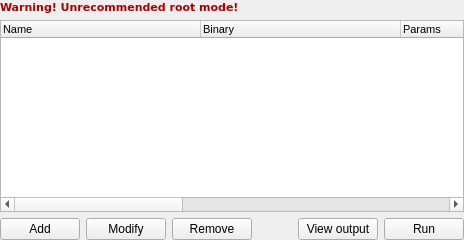
          <widget class="QWidget" name="page_profiles">
           <layout class="QVBoxLayout" name="verticalLayout_2">
            <property name="leftMargin">
             <number>0</number>
            </property>
            <property name="topMargin">
             <number>0</number>
            </property>
            <property name="rightMargin">
             <number>0</number>
            </property>
            <property name="bottomMargin">
             <number>0</number>
            </property>
            <item>
             <widget class="QLabel" name="label_rootWarrning">
              <property name="palette">
               <palette>
                <active>
                 <colorrole role="WindowText">
                  <brush brushstyle="SolidPattern">
                   <color alpha="255">
                    <red>170</red>
                    <green>0</green>
                    <blue>0</blue>
                   </color>
                  </brush>
                 </colorrole>
                 <colorrole role="Button">
                  <brush brushstyle="SolidPattern">
                   <color alpha="255">
                    <red>170</red>
                    <green>0</green>
                    <blue>0</blue>
                   </color>
                  </brush>
                 </colorrole>
                 <colorrole role="Light">
                  <brush brushstyle="SolidPattern">
                   <color alpha="255">
                    <red>255</red>
                    <green>0</green>
                    <blue>0</blue>
                   </color>
                  </brush>
                 </colorrole>
                 <colorrole role="Midlight">
                  <brush brushstyle="SolidPattern">
                   <color alpha="255">
                    <red>212</red>
                    <green>0</green>
                    <blue>0</blue>
                   </color>
                  </brush>
                 </colorrole>
                 <colorrole role="Dark">
                  <brush brushstyle="SolidPattern">
                   <color alpha="255">
                    <red>85</red>
                    <green>0</green>
                    <blue>0</blue>
                   </color>
                  </brush>
                 </colorrole>
                 <colorrole role="Mid">
                  <brush brushstyle="SolidPattern">
                   <color alpha="255">
                    <red>113</red>
                    <green>0</green>
                    <blue>0</blue>
                   </color>
                  </brush>
                 </colorrole>
                 <colorrole role="Text">
                  <brush brushstyle="SolidPattern">
                   <color alpha="255">
                    <red>255</red>
                    <green>0</green>
                    <blue>0</blue>
                   </color>
                  </brush>
                 </colorrole>
                 <colorrole role="BrightText">
                  <brush brushstyle="SolidPattern">
                   <color alpha="255">
                    <red>255</red>
                    <green>255</green>
                    <blue>255</blue>
                   </color>
                  </brush>
                 </colorrole>
                 <colorrole role="ButtonText">
                  <brush brushstyle="SolidPattern">
                   <color alpha="255">
                    <red>170</red>
                    <green>0</green>
                    <blue>0</blue>
                   </color>
                  </brush>
                 </colorrole>
                 <colorrole role="Base">
                  <brush brushstyle="SolidPattern">
                   <color alpha="255">
                    <red>255</red>
                    <green>255</green>
                    <blue>255</blue>
                   </color>
                  </brush>
                 </colorrole>
                 <colorrole role="Window">
                  <brush brushstyle="SolidPattern">
                   <color alpha="255">
                    <red>170</red>
                    <green>0</green>
                    <blue>0</blue>
                   </color>
                  </brush>
                 </colorrole>
                 <colorrole role="Shadow">
                  <brush brushstyle="SolidPattern">
                   <color alpha="255">
                    <red>0</red>
                    <green>0</green>
                    <blue>0</blue>
                   </color>
                  </brush>
                 </colorrole>
                 <colorrole role="AlternateBase">
                  <brush brushstyle="SolidPattern">
                   <color alpha="255">
                    <red>212</red>
                    <green>127</green>
                    <blue>127</blue>
                   </color>
                  </brush>
                 </colorrole>
                 <colorrole role="ToolTipBase">
                  <brush brushstyle="SolidPattern">
                   <color alpha="255">
                    <red>255</red>
                    <green>255</green>
                    <blue>220</blue>
                   </color>
                  </brush>
                 </colorrole>
                 <colorrole role="ToolTipText">
                  <brush brushstyle="SolidPattern">
                   <color alpha="255">
                    <red>0</red>
                    <green>0</green>
                    <blue>0</blue>
                   </color>
                  </brush>
                 </colorrole>
                </active>
                <inactive>
                 <colorrole role="WindowText">
                  <brush brushstyle="SolidPattern">
                   <color alpha="255">
                    <red>170</red>
                    <green>0</green>
                    <blue>0</blue>
                   </color>
                  </brush>
                 </colorrole>
                 <colorrole role="Button">
                  <brush brushstyle="SolidPattern">
                   <color alpha="255">
                    <red>170</red>
                    <green>0</green>
                    <blue>0</blue>
                   </color>
                  </brush>
                 </colorrole>
                 <colorrole role="Light">
                  <brush brushstyle="SolidPattern">
                   <color alpha="255">
                    <red>255</red>
                    <green>0</green>
                    <blue>0</blue>
                   </color>
                  </brush>
                 </colorrole>
                 <colorrole role="Midlight">
                  <brush brushstyle="SolidPattern">
                   <color alpha="255">
                    <red>212</red>
                    <green>0</green>
                    <blue>0</blue>
                   </color>
                  </brush>
                 </colorrole>
                 <colorrole role="Dark">
                  <brush brushstyle="SolidPattern">
                   <color alpha="255">
                    <red>85</red>
                    <green>0</green>
                    <blue>0</blue>
                   </color>
                  </brush>
                 </colorrole>
                 <colorrole role="Mid">
                  <brush brushstyle="SolidPattern">
                   <color alpha="255">
                    <red>113</red>
                    <green>0</green>
                    <blue>0</blue>
                   </color>
                  </brush>
                 </colorrole>
                 <colorrole role="Text">
                  <brush brushstyle="SolidPattern">
                   <color alpha="255">
                    <red>255</red>
                    <green>0</green>
                    <blue>0</blue>
                   </color>
                  </brush>
                 </colorrole>
                 <colorrole role="BrightText">
                  <brush brushstyle="SolidPattern">
                   <color alpha="255">
                    <red>255</red>
                    <green>255</green>
                    <blue>255</blue>
                   </color>
                  </brush>
                 </colorrole>
                 <colorrole role="ButtonText">
                  <brush brushstyle="SolidPattern">
                   <color alpha="255">
                    <red>170</red>
                    <green>0</green>
                    <blue>0</blue>
                   </color>
                  </brush>
                 </colorrole>
                 <colorrole role="Base">
                  <brush brushstyle="SolidPattern">
                   <color alpha="255">
                    <red>255</red>
                    <green>255</green>
                    <blue>255</blue>
                   </color>
                  </brush>
                 </colorrole>
                 <colorrole role="Window">
                  <brush brushstyle="SolidPattern">
                   <color alpha="255">
                    <red>170</red>
                    <green>0</green>
                    <blue>0</blue>
                   </color>
                  </brush>
                 </colorrole>
                 <colorrole role="Shadow">
                  <brush brushstyle="SolidPattern">
                   <color alpha="255">
                    <red>0</red>
                    <green>0</green>
                    <blue>0</blue>
                   </color>
                  </brush>
                 </colorrole>
                 <colorrole role="AlternateBase">
                  <brush brushstyle="SolidPattern">
                   <color alpha="255">
                    <red>212</red>
                    <green>127</green>
                    <blue>127</blue>
                   </color>
                  </brush>
                 </colorrole>
                 <colorrole role="ToolTipBase">
                  <brush brushstyle="SolidPattern">
                   <color alpha="255">
                    <red>255</red>
                    <green>255</green>
                    <blue>220</blue>
                   </color>
                  </brush>
                 </colorrole>
                 <colorrole role="ToolTipText">
                  <brush brushstyle="SolidPattern">
                   <color alpha="255">
                    <red>0</red>
                    <green>0</green>
                    <blue>0</blue>
                   </color>
                  </brush>
                 </colorrole>
                </inactive>
                <disabled>
                 <colorrole role="WindowText">
                  <brush brushstyle="SolidPattern">
                   <color alpha="255">
                    <red>85</red>
                    <green>0</green>
                    <blue>0</blue>
                   </color>
                  </brush>
                 </colorrole>
                 <colorrole role="Button">
                  <brush brushstyle="SolidPattern">
                   <color alpha="255">
                    <red>170</red>
                    <green>0</green>
                    <blue>0</blue>
                   </color>
                  </brush>
                 </colorrole>
                 <colorrole role="Light">
                  <brush brushstyle="SolidPattern">
                   <color alpha="255">
                    <red>255</red>
                    <green>0</green>
                    <blue>0</blue>
                   </color>
                  </brush>
                 </colorrole>
                 <colorrole role="Midlight">
                  <brush brushstyle="SolidPattern">
                   <color alpha="255">
                    <red>212</red>
                    <green>0</green>
                    <blue>0</blue>
                   </color>
                  </brush>
                 </colorrole>
                 <colorrole role="Dark">
                  <brush brushstyle="SolidPattern">
                   <color alpha="255">
                    <red>85</red>
                    <green>0</green>
                    <blue>0</blue>
                   </color>
                  </brush>
                 </colorrole>
                 <colorrole role="Mid">
                  <brush brushstyle="SolidPattern">
                   <color alpha="255">
                    <red>113</red>
                    <green>0</green>
                    <blue>0</blue>
                   </color>
                  </brush>
                 </colorrole>
                 <colorrole role="Text">
                  <brush brushstyle="SolidPattern">
                   <color alpha="255">
                    <red>85</red>
                    <green>0</green>
                    <blue>0</blue>
                   </color>
                  </brush>
                 </colorrole>
                 <colorrole role="BrightText">
                  <brush brushstyle="SolidPattern">
                   <color alpha="255">
                    <red>255</red>
                    <green>255</green>
                    <blue>255</blue>
                   </color>
                  </brush>
                 </colorrole>
                 <colorrole role="ButtonText">
                  <brush brushstyle="SolidPattern">
                   <color alpha="255">
                    <red>85</red>
                    <green>0</green>
                    <blue>0</blue>
                   </color>
                  </brush>
                 </colorrole>
                 <colorrole role="Base">
                  <brush brushstyle="SolidPattern">
                   <color alpha="255">
                    <red>170</red>
                    <green>0</green>
                    <blue>0</blue>
                   </color>
                  </brush>
                 </colorrole>
                 <colorrole role="Window">
                  <brush brushstyle="SolidPattern">
                   <color alpha="255">
                    <red>170</red>
                    <green>0</green>
                    <blue>0</blue>
                   </color>
                  </brush>
                 </colorrole>
                 <colorrole role="Shadow">
                  <brush brushstyle="SolidPattern">
                   <color alpha="255">
                    <red>0</red>
                    <green>0</green>
                    <blue>0</blue>
                   </color>
                  </brush>
                 </colorrole>
                 <colorrole role="AlternateBase">
                  <brush brushstyle="SolidPattern">
                   <color alpha="255">
                    <red>170</red>
                    <green>0</green>
                    <blue>0</blue>
                   </color>
                  </brush>
                 </colorrole>
                 <colorrole role="ToolTipBase">
                  <brush brushstyle="SolidPattern">
                   <color alpha="255">
                    <red>255</red>
                    <green>255</green>
                    <blue>220</blue>
                   </color>
                  </brush>
                 </colorrole>
                 <colorrole role="ToolTipText">
                  <brush brushstyle="SolidPattern">
                   <color alpha="255">
                    <red>0</red>
                    <green>0</green>
                    <blue>0</blue>
                   </color>
                  </brush>
                 </colorrole>
                </disabled>
               </palette>
              </property>
              <property name="font">
               <font>
                <family>DejaVu Sans</family>
                <pointsize>8</pointsize>
                <weight>75</weight>
                <bold>true</bold>
               </font>
              </property>
              <property name="text">
               <string>Warning! Unrecommended root mode!</string>
              </property>
             </widget>
            </item>
            <item>
             <widget class="QTreeWidget" name="list_execProfiles">
              <property name="font">
               <font>
                <pointsize>8</pointsize>
               </font>
              </property>
              <property name="indentation">
               <number>5</number>
              </property>
              <attribute name="headerDefaultSectionSize">
               <number>200</number>
              </attribute>
              <attribute name="headerMinimumSectionSize">
               <number>50</number>
              </attribute>
              <column>
               <property name="text">
                <string>Name</string>
               </property>
              </column>
              <column>
               <property name="text">
                <string>Binary</string>
               </property>
              </column>
              <column>
               <property name="text">
                <string>Params</string>
               </property>
              </column>
              <column>
               <property name="text">
                <string>Setting</string>
               </property>
              </column>
              <column>
               <property name="text">
                <string>Log file</string>
               </property>
              </column>
              <column>
               <property name="text">
                <string>Append date-time</string>
               </property>
              </column>
             </widget>
            </item>
            <item>
             <layout class="QHBoxLayout" name="horizontalLayout_2">
              <item>
               <widget class="QPushButton" name="btn_addExecProfile">
                <property name="text">
                 <string>Add</string>
                </property>
               </widget>
              </item>
              <item>
               <widget class="QPushButton" name="btn_modifyExecProfile">
                <property name="text">
                 <string>Modify</string>
                </property>
               </widget>
              </item>
              <item>
               <widget class="QPushButton" name="btn_removeExecProfile">
                <property name="text">
                 <string>Remove</string>
                </property>
               </widget>
              </item>
              <item>
               <spacer name="horizontalSpacer_3">
                <property name="orientation">
                 <enum>Qt::Horizontal</enum>
                </property>
                <property name="sizeHint" stdset="0">
                 <size>
                  <width>40</width>
                  <height>20</height>
                 </size>
                </property>
               </spacer>
              </item>
              <item>
               <widget class="QPushButton" name="btn_viewOutput">
                <property name="text">
                 <string>View output</string>
                </property>
               </widget>
              </item>
              <item>
               <widget class="QPushButton" name="btn_runExecProfile">
                <property name="text">
                 <string>Run</string>
                </property>
               </widget>
              </item>
             </layout>
            </item>
           </layout>
          </widget>
